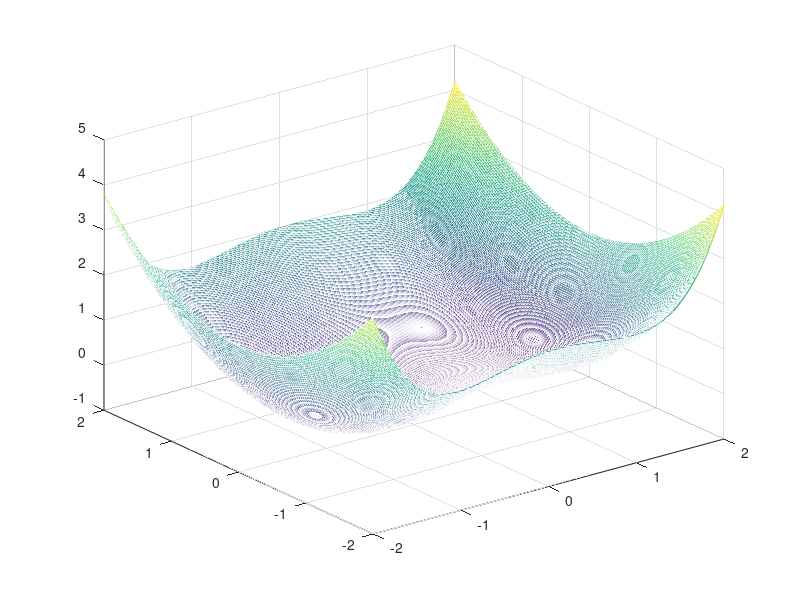
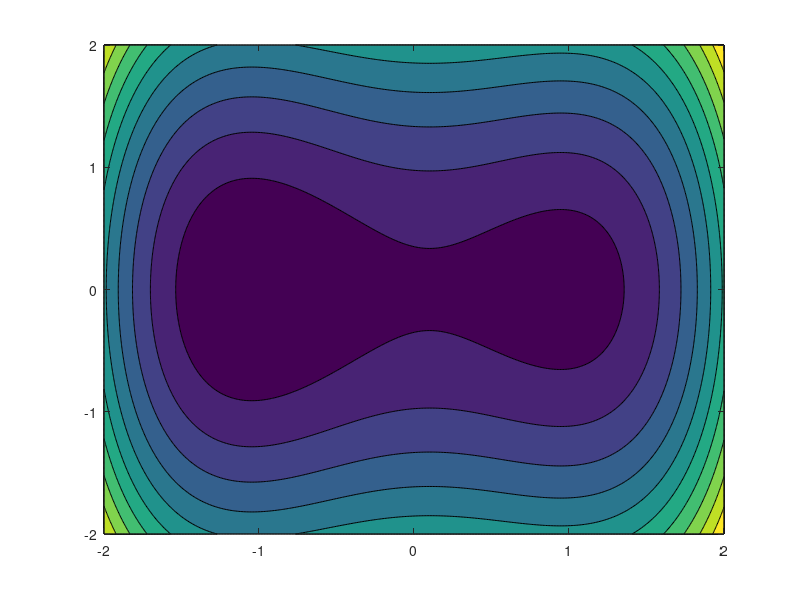

Here is the MATLAB script that generated these plots, in order: (Note: this script raises an error after producing the figures.)
clear all
close all
clc

X1=-2:0.01:2;
X2=-2:0.01:2;
[x1,x2]=meshgrid(X1,X2);
F=0.25*x1.^4-0.5*x1.^2+0.1*x1+0.5*x2.^2;
realFMin=min(min(F))
mesh(x1,x2,F)

figure
contourf(x1,x2,F)
hold on

%% Newton-Raphson
fprintf('Newton-Raphson Algorithm\n');
% x=rand(2,1);
x=[-1;1];
epsilon=10^(-4);

tic
fprintf('k=1, x1=%f, x2=%f, f(x)=%f\n',x(1),x(2),func(x))
plot(x(1),x(2),'r.')
% TO BE WRITTEN...
fprintf('k=2, x1=%f, x2=%f, f(x)=%f, abs. error=%f\n',x_next(1),x_next(2),func(x_next),abs(func(x_next)-func(x)))
plot(x_next(1),x_next(2),'r*')
k=3;
%while(abs(func(x_next)-func(x))>epsilon)
while(norm(gradfunc(x_next))>epsilon)
    % TO BE WRITTEN...
end
toc
title('Newton-Raphson Algorithm')
set(gca,'fontsize',35)
set(findobj(gca, 'Type', 'Line', 'Linestyle', '--'), 'LineWidth', 2);

%% Hestenes-Stiefel Algorithm
figure
contourf(x1,x2,F)
hold on

fprintf('Hestenes-Stiefel Algorithm\n');
% x=rand(2,1);
x=[-1;1];
epsilon=10^(-4);

tic
fprintf('k=1, x1=%f, x2=%f, f(x)=%f\n',x(1),x(2),func(x))
plot(x(1),x(2),'r.')
% TO BE WRITTEN...
fprintf('k=2, x1=%f, x2=%f, f(x)=%f, abs. error=%f\n',x_next(1),x_next(2),func(x_next),abs(func(x_next)-func(x)))
plot(x_next(1),x_next(2),'r*')
k=3;
while(norm(gradfunc(x_next))>epsilon)
    % TO BE WRITTEN...
end
toc
title('Hestenes-Stiefel Algorithm')
set(gca,'fontsize',35)
set(findobj(gca, 'Type', 'Line', 'Linestyle', '--'), 'LineWidth', 2);